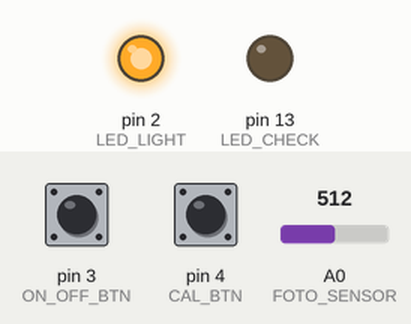
Bench run of a sketch on a simulated Arduino Uno, built with avr-gcc and run on an emulated ATmega328P. Parts: output pins drawn as LEDs (lit = HIGH). Inputs (shaded band) come from the test bench; at power-on: A0 (FOTO_SENSOR) = 512, pin 3 (ON_OFF_BTN) HIGH, pin 4 (CAL_BTN) HIGH. What the sketch prints to the serial monitor is not drawn.

Above: at 14.8 s.
14.9 s: A0 (FOTO_SENSOR) set to 668
16.4 s: A0 (FOTO_SENSOR) set to 691
At 17.0 s:
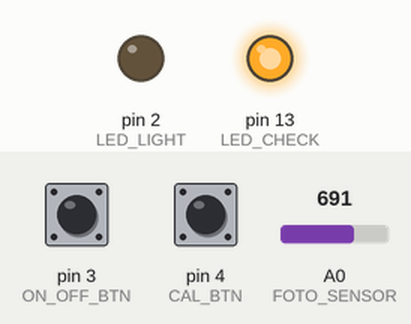
17.9 s: pin 3 (ON_OFF_BTN) pulled LOW for 0.15 s
At 18.5 s:
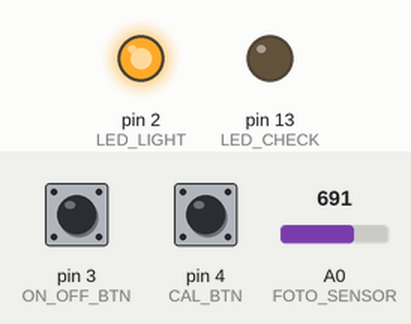
21.0 s: pin 3 (ON_OFF_BTN) pulled LOW for 1 s
At 24.2 s:
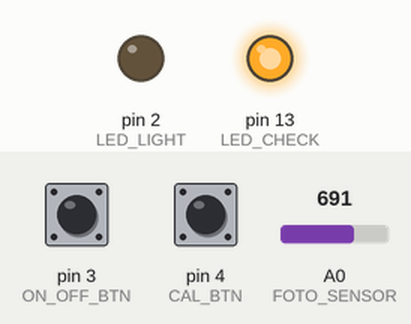
24.7 s: pin 3 (ON_OFF_BTN) pulled LOW for 3.2 s
At 25.7 s:
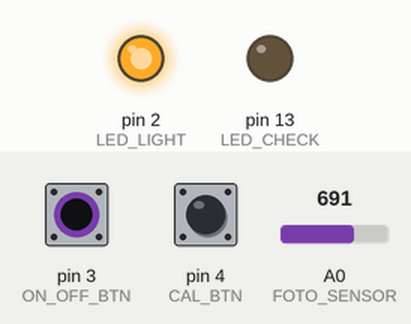
Timing chart, 0 to 28.4 s (numbered marks = the images above; inputs shaded):
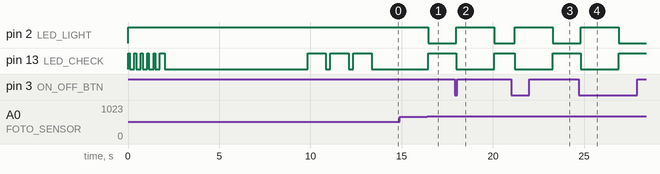

The sketch:

Fotosenzor_LED.ino
```cpp
// VARS
int ON_OFF_BTN = 3;
int CAL_BTN = 4;
int LED_LIGHT = 2;
int LED_CHECK = 13;
int FOTO_SENSOR = A0;
int ON_OFF_STATE;
int CAL_STATE;
int SENSOR_READ;
int DEVIDOR = 1;
float VOLTAGE;
bool LED_STATE = false;
bool SENS_CAL = false;

// POBRISE SERIAL SCREEN
void CLEAR_SCR() {
  for (int i=0; i<100; i++) {
   Serial.print("\n");
  }
}

// LED FUNKCIJA - VKLOPI LED
void LED_STATUS_FUNC() {
  digitalWrite(LED_LIGHT, LOW);
  digitalWrite(LED_CHECK, HIGH);
  LED_STATE = true;
  CLEAR_SCR();
  Serial.println(">> LANDING OSVETLJEN <<");
  Serial.print("NAPETOST: ");
  Serial.println(VOLTAGE);
  delay(1000);
}

// DOKLER JE LED VKLOPLJENA PREVERJA SAMO GUMB ZA IZKLOP LED LUCI, CE GUMB NI PRITISNJEN CAKA V LOOPU
void ON_OFF_STATUS_FUNC() {
  while(LED_STATE) {
    ON_OFF_STATE = digitalRead(ON_OFF_BTN);
    if(ON_OFF_STATE == LOW) {
      CLEAR_SCR();
      digitalWrite(LED_LIGHT, HIGH);
      digitalWrite(LED_CHECK, LOW);
      LED_STATE = false;
      Serial.println(">> LED OFF <<");
      delay(1000);
    } else {
      delay(100);
    }
  }
}

// KALIBRACIJA FOTOUPORA - spreminja DEVIDOR dokler vrednost ni med 1.3 in 1.7 ali pa nastavi DEVIDOR na 1023 ce senzor daje napetost 0
void AUTO_CAL_FUNC() {
  for(int i = 0; i < 5; i++) {
    digitalWrite(LED_CHECK, HIGH);
    delay(100);
    digitalWrite(LED_CHECK, LOW);
    delay(250);
  }
  digitalWrite(LED_CHECK, HIGH);
  delay(250);
  digitalWrite(LED_CHECK, LOW);
  DEVIDOR = 1;
  CLEAR_SCR();
  Serial.println(">> KALIBRACIJA SENZORJA ... <<");
  Serial.print("ZACETNA NAPETOST: ");
  Serial.println(VOLTAGE);
  Serial.print("ZACETNA NAPETOST SENZOR: ");
  Serial.println(SENSOR_READ);
  Serial.print("ZACETNI DELITELJ: ");
  Serial.println(DEVIDOR);
  delay(5000);
  while(!SENS_CAL) {
    SENSOR_READ = analogRead(FOTO_SENSOR);
    VOLTAGE = SENSOR_READ * (DEVIDOR / 1023.0);
    CLEAR_SCR();
    Serial.println(">> KALIBRACIJA <<");
    Serial.println(SENSOR_READ);
    while(VOLTAGE > 1.7) {
      if(SENSOR_READ == 0) {
        DEVIDOR = 1023;
        break;
      }
      DEVIDOR -= 1;
      SENSOR_READ = analogRead(FOTO_SENSOR);
      VOLTAGE = SENSOR_READ * (DEVIDOR / 1023.0);
      delay(10);
    }
    while(VOLTAGE < 1.3) {
      if(SENSOR_READ == 0) {
        DEVIDOR = 1023;
        break;
      }
      DEVIDOR += 1;
      SENSOR_READ = analogRead(FOTO_SENSOR);
      VOLTAGE = SENSOR_READ * (DEVIDOR / 1023.0);
      delay(10);
    }
    if((VOLTAGE < 1.7 && VOLTAGE > 1.3) || SENSOR_READ == 0) {
      for(int i = 0; i < 10; i++) {
        Serial.print(". ");
        delay(250);
      }
      digitalWrite(LED_CHECK, LOW);
      SENS_CAL = true;
      CLEAR_SCR();
      Serial.println(">> SENZOR KALIBRIRAN <<");
      Serial.print("NAPETOST: ");
      Serial.println(VOLTAGE);
      Serial.print("NAPETOST SENZOR: ");
      Serial.println(SENSOR_READ);
      Serial.print("DELITELJ: ");
      Serial.println(DEVIDOR);
      for(int i=0; i < 3; i++) {
        digitalWrite(LED_CHECK, HIGH);
        delay(1000);
        digitalWrite(LED_CHECK, LOW);
        delay(250);
      }
      CLEAR_SCR();
      break;
    }
    delay(100);
  }
}

// SETUP zacetnih var in kalibracija fotoupora
void setup() {
  Serial.begin(9600);
  pinMode(ON_OFF_BTN, INPUT_PULLUP);
  pinMode(CAL_BTN, INPUT_PULLUP);
  pinMode(LED_LIGHT, OUTPUT);
  pinMode(LED_CHECK, OUTPUT);
  digitalWrite(LED_LIGHT, HIGH);
  digitalWrite(LED_CHECK, LOW);
  ON_OFF_STATE = digitalRead(ON_OFF_BTN);
  SENSOR_READ = analogRead(FOTO_SENSOR);
  VOLTAGE = SENSOR_READ * (DEVIDOR / 1023.0);
  AUTO_CAL_FUNC();
}

// glavni loop
void loop() {
  CAL_STATE = digitalRead(CAL_BTN);
  ON_OFF_STATE = digitalRead(ON_OFF_BTN);
  SENSOR_READ = analogRead(FOTO_SENSOR);
  VOLTAGE = SENSOR_READ * (DEVIDOR / 1023.0);
  // preveri ce je gumb za kalibracijo pritisnjen
  delay(50);
  if(CAL_STATE == LOW) {
    SENS_CAL = false;
    AUTO_CAL_FUNC();
    delay(10);
  }
  // preveri ce je fotoupor osvetljen in gre v funkcijo za vklop LED luci
  if(VOLTAGE > 2) {
    LED_STATUS_FUNC();
    delay(10);
  }
  // preveri ce je LED prizgana in gre v loop
  if(LED_STATE) {
    ON_OFF_STATUS_FUNC();
    delay(10);
  }
  // preveri ce je gumb za izklop pritisnjen gre v funkcijo gumba za izklop
  if(ON_OFF_STATE == LOW) {
    ON_OFF_STATUS_FUNC();
    delay(1000);
  }
  delay(10);
}
```

Measured:
- the behaviour switches between 682 and 683 on A0 (FOTO_SENSOR) (found by bisection; images 0 and 1)
- after the input at 14.9 s, every drawn part: stays the same
- after the input at 16.4 s, pin 2 (LED_LIGHT): HIGH → LOW after 0.05 s; pin 13 (LED_CHECK): LOW → HIGH after 0.05 s
- after the input at 17.9 s, pin 2 (LED_LIGHT): LOW → HIGH after 0.08 s, → LOW 2.1 s later; pin 13 (LED_CHECK): HIGH → LOW after 0.08 s, → HIGH 2.1 s later
- after the input at 21.0 s, pin 2 (LED_LIGHT): LOW → HIGH after 0.19 s, → LOW 2.1 s later; pin 13 (LED_CHECK): HIGH → LOW after 0.19 s, → HIGH 2.1 s later
- after the input at 24.7 s, pin 2 (LED_LIGHT): LOW → HIGH after 0.10 s, → LOW 2.1 s later; pin 13 (LED_CHECK): HIGH → LOW after 0.10 s, → HIGH 2.1 s later
